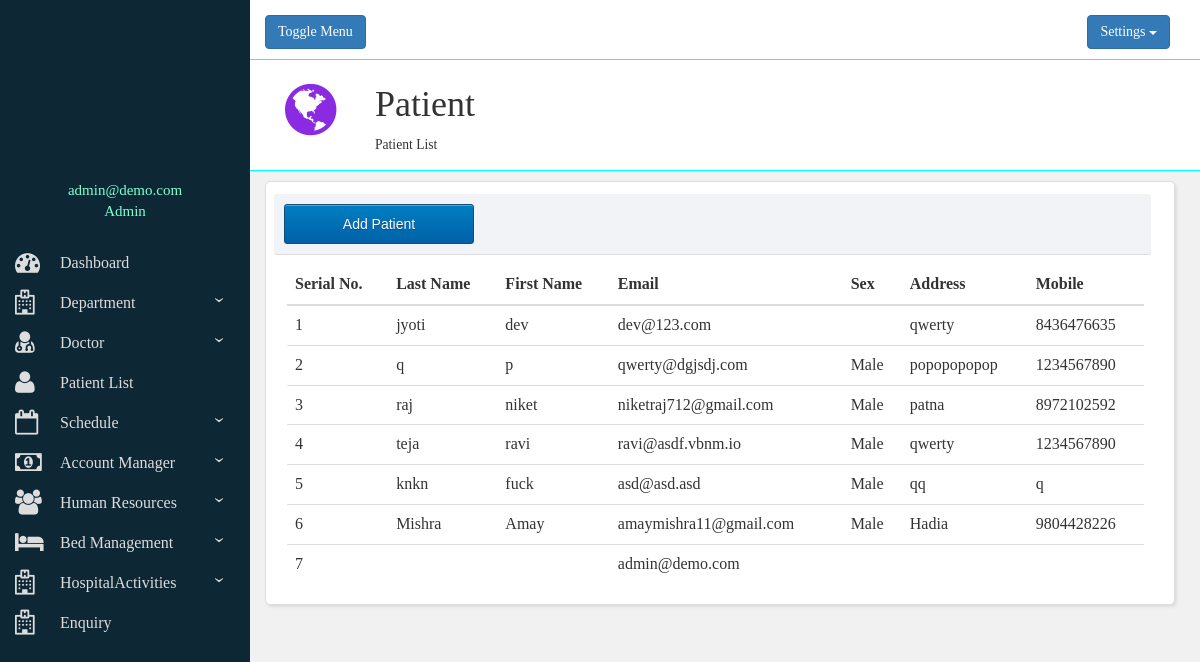
Page /pl.php (signed in) on the committed database.
### tables this page shows
CREATE TABLE `patient` (
  `id` int(11) NOT NULL,
  `email` varchar(40) DEFAULT NULL,
  `password` text NOT NULL,
  `firstname` varchar(25) NOT NULL,
  `lastname` varchar(25) NOT NULL,
  `sex` varchar(6) NOT NULL,
  `address` varchar(50) NOT NULL,
  `dob` date DEFAULT NULL,
  `mobile` varchar(10) DEFAULT NULL,
  `phone` varchar(10) DEFAULT NULL,
  `blood_group` varchar(3) NOT NULL,
  `status` varchar(15) DEFAULT NULL
);

### pl.php (the view, shortened to what this page needs)
<?php
 include("structure.php");
?>
        <div id="change">
        	<div class="row bbtm">
              <div class="col-lg-12">
                <div class="header-icon"><i class="fa fa-globe" aria-hidden="true"></i></div>
                  <div class="header-title">
                    <h1>Patient</h1>
                    <small>Patient List</small>
                  </div>
              </div>
            </div>
            <div class="container-fluid relative" style="margin-top: 10px;margin-right: 30px;">
        			  <div class="row" style="padding: 10px;">
        			    <div class="col-sm-12 mbutton">
                    <a href="p.php"><input type="button" class="myButton" value="Add Patient"></a>
        			    </div>
        			  </div>
        			  <div class="row" id="viewall" style="padding-right: 30px;padding-left: 10px;">
                    <?php
                            require("connection.php");
                            $str="select * from patient;";
                            $result= mysqli_query($con, $str);
                            $s=1;
                    ?>
                    <table class="table table-hover">
                        <thead>
                          <tr>
                            <th>Serial No.</th>
                            <th>Last Name</th>
                            <th>First Name</th>
                            <th>Email</th>
                            <th>Sex</th>
                            <th>Address</th>
                            <th>Mobile</th>
                        </tr>
                        </thead>
                        <tbody>
                        <?php
                        while ($row= mysqli_fetch_array($result,MYSQLI_ASSOC)){
                            echo "<tr>";
                            echo "<td>".$s."</td>";
                            echo "<td>".$row['lastname']."</td>";
                            echo "<td>".$row['firstname']."</td>";
                            echo "<td>".$row['email']."</td>";
                            echo "<td>".$row['sex']."</td>";
                            echo "<td>".$row['address']."</td>";
                            echo "<td>".$row['mobile']."</td>";
                            echo "</tr>";
                            $s++;
                        }
                        ?>
                        </tbody>
                      </table>
        			  </div>
        			</div>
          </div>
      </div>
    </div>
  </div>
</body>

### css/addacc.css (style rules this page uses)
div.relative { position:relative; background-color:#FFFFFF; padding-top:10px; padding-left:26px; border-radius:5px; box-shadow: 2px 2px 3px #DDDDDD; border-style:solid; border-color:#DDDDDD; border-width:1px; }
div { font-family:calibri; font-size:16px; }
td { padding-top:10px; }
.mbutton { margin-left:-13px; margin-top:-8px; background-color:#F1F3F6; border-radius:3px; padding:10px; margin-right:5px; border-bottom-width:1px; border-bottom-color:#DDDDDD; border-bottom-style:solid; }
.myButton { -moz-box-shadow:inset 0px 1px 0px 0px #54a3f7; -webkit-box-shadow:inset 0px 1px 0px 0px #54a3f7; box-shadow:inset 0px 1px 0px 0px #54a3f7; background:-webkit-gradient(linear, left top, left bottom, color-stop(0.05, #007dc1), color-stop(1, #0061a7)); background:-moz-linear-gradient(top, #007dc1 5%, #0061a7 100%); background:-webkit-linear-gradient(top, #007dc1 5%, #0061a7 100%); background:-o-linear-gradient(top, #007dc1 5%, #0061a7 100%); background:-ms-linear-gradient(top, #007dc1 5%, #0061a7 100%); background:linear-gradient(to bottom, #007dc1 5%, #0061a7 100%); filter:progid:DXImageTransform.Microsoft.gradient(startColorstr='#007dc1', endColorstr='#0061a7',GradientType=0); background-color:#007dc1; -moz-border-radius:3px; -webkit-border-radius:3px; border-radius:3px; border:1px solid #124d77; display:inline-block; cursor:pointer; color:#ffffff; font-family:Arial; font-size:14px; padding:6px 24px; text-decoration:none; text-shadow:0px 1px 0px #154682; width:190px; height:40px; }

### structure.php (style rules this page uses)
i { padding-right: 15px; font-size: 25px; }
.bbtm { border-bottom-style: solid; padding-bottom: 10px; border-width: 0.2px; border-bottom-color: aqua; background-color: #fff; }
.header-icon { float: left; padding: 20px; color: blueviolet; font-size: 60px; line-height: 60px; }
.header-title { padding: 5px 0px 5px 10px; height: 100px; margin-left: 100px; }

### rows in the picture
patient: lastname "jyoti", firstname "dev", email "dev@123.com", address "qwerty", mobile "8436476635"
patient: lastname "q", firstname "p", email "qwerty@dgjsdj.com", sex "Male", address "popopopopop", mobile "1234567890"
patient: lastname "raj", firstname "niket", email "niketraj712@gmail.com", sex "Male", address "patna", mobile "8972102592"
patient: lastname "teja", firstname "ravi", email "ravi@asdf.vbnm.io", sex "Male", address "qwerty", mobile "1234567890"
patient: lastname "knkn", firstname "fuck", email "asd@asd.asd", sex "Male", address "qq", mobile "q"
patient: lastname "Mishra", firstname "Amay", email "amaymishra11@gmail.com", sex "Male", address "Hadia", mobile "9804428226"
patient: email "admin@demo.com"

### other values in the picture
$_SESSION['email'] "admin@demo.com"
$_SESSION['role'] "Admin"
